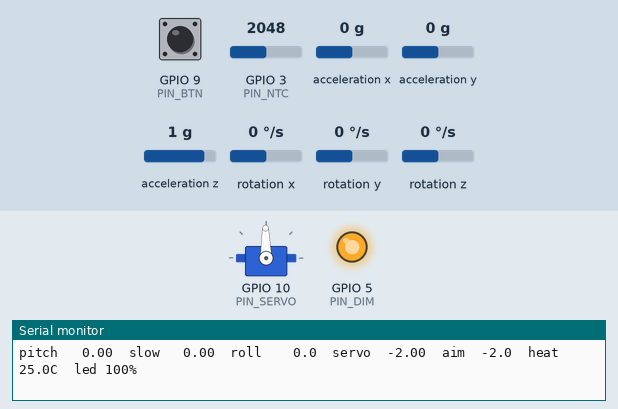
A sketch run on a simulated ESP32-C3. Parts: servo, output pins drawn as LEDs (lit = HIGH), the last lines printed to the serial monitor. Wiring (inferred from the names in the program): MPU-6050 motion sensor at I2C address 0x68. The test bench sets the inputs (shaded band); at power-on: rotation y 0 °/s, GPIO 3 (PIN_NTC) = 2048, GPIO 9 (PIN_BTN) HIGH, acceleration x 0 g, acceleration y 0 g, acceleration z 1 g, rotation x 0 °/s, rotation z 0 °/s (analog values on the 0–4095 scale). EEPROM starts erased; servo pulses on a pin are drawn as a servo (544–2400 µs = 0–180°).

Above: at 3.8 s.
3.9 s: rotation y set to 100 °/s
At 5.6 s:
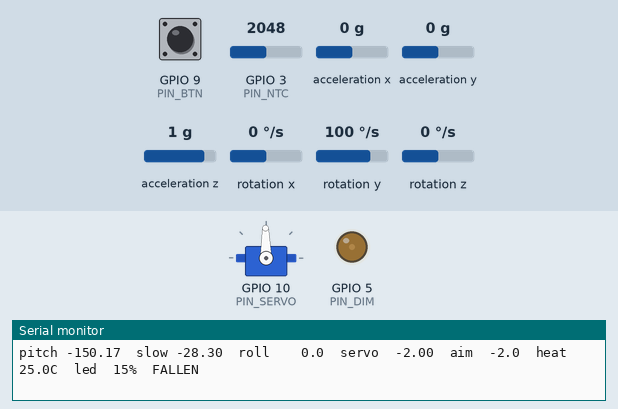
6.9 s: GPIO 3 (PIN_NTC) set to 360
At 7.4 s:
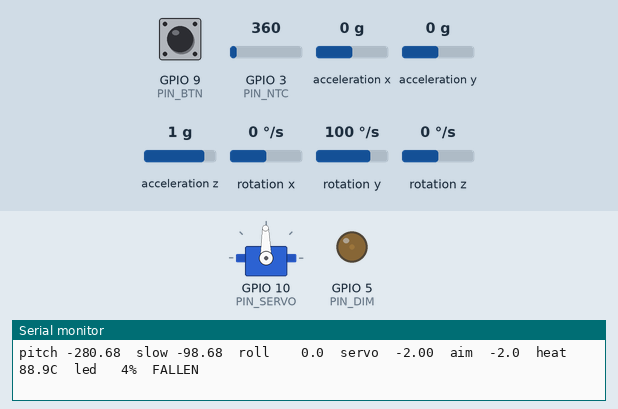
8.6 s: rotation y set to -192 °/s
At 10.18 s:
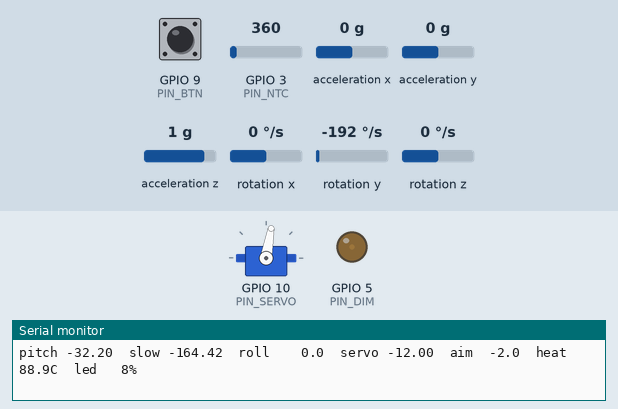
11.6 s: rotation y set to 192 °/s
At 13.06 s:
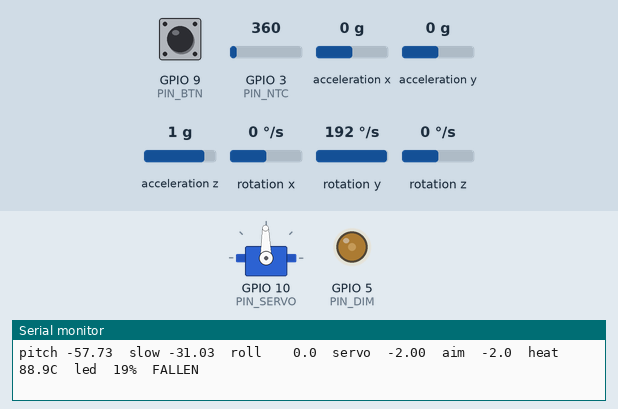
14.6 s: GPIO 9 (PIN_BTN) pulled LOW for 1 s
At 16.7 s:
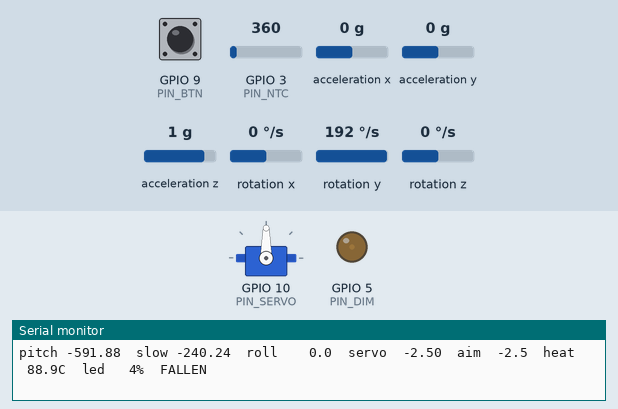
17.1 s: GPIO 3 (PIN_NTC) set to 122
At 18.0 s:
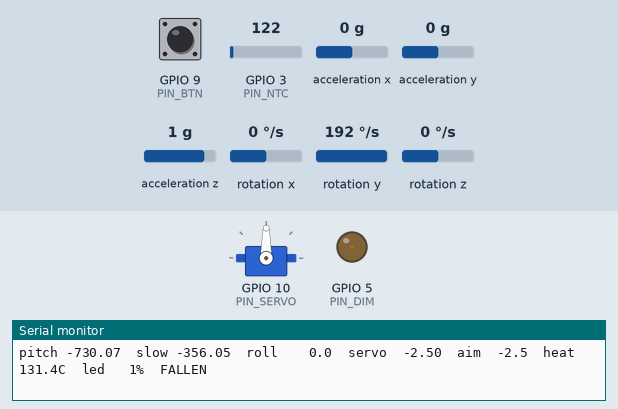
Timing chart, 0 to 19.7 s (numbered marks = the images above; inputs shaded):
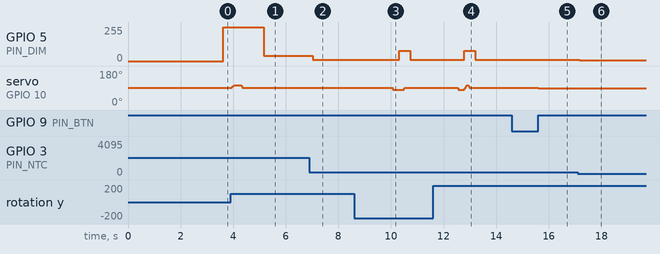

Measured:
- after the input at 3.9 s, GPIO 5 (PIN_DIM): 255/255 → 38/255 after 1.3 s; servo on GPIO 10 (PIN_SERVO): rises from 91° to 105° in 0.13 s, then falls to 91° in 0.31 s
- after the input at 6.9 s, GPIO 5 (PIN_DIM): 38/255 → 11/255 after 0.13 s
- after the input at 8.6 s, GPIO 5 (PIN_DIM): 11/255 → 76/255 after 1.7 s, → 11/255 0.42 s later; servo on GPIO 10 (PIN_SERVO): 91° → 80° after 1.5 s, → 91° 0.42 s later
- after the input at 11.6 s, GPIO 5 (PIN_DIM): 11/255 → 76/255 after 1.2 s, → 11/255 0.41 s later
- after the input at 14.6 s, servo on GPIO 10 (PIN_SERVO): 91° → 90° after 1.0 s
- after the input at 17.1 s, GPIO 5 (PIN_DIM): 11/255 → 4/255 after 0.08 s

The sketch:

headlamp_firmware.ino
```cpp
// Self-levelling headlamp for the Begode Master front handle.
// ESP32-C3 SuperMini + MPU-6050 (GY-521) + MG90S servo + Mean Well LDD-1500H LED driver.
//
// The servo tilts the lamp head so the beam stays put while the wheel pitches:
//  - fast pitch changes (braking dips, bumps, the start of tilt-back) are cancelled fully;
//  - slow changes are followed partly (LEVEL_GAIN), so on a long hill the beam settles back
//    to the road instead of pointing at the sky or the ground.
// The MPU-6050 sits flat on the floor of the electronics block, its X arrow pointing forward.
//
// Board: "ESP32C3 Dev Module" (Arduino-ESP32 2.x or 3.x), USB CDC On Boot: Enabled.

#include <Wire.h>
#include <Preferences.h>

// ---------------- pins ----------------
const int PIN_SDA   = 6;
const int PIN_SCL   = 7;
const int PIN_SERVO = 10;
const int PIN_DIM   = 5;    // LDD-1500H DIM input (PWM, 3.3 V is "on")
const int PIN_NTC   = 3;    // 10k NTC to GND, 10k resistor to 3V3
const int PIN_BTN   = 9;    // the board's BOOT button: short press = beam up, long press = beam down

// ---------------- tuning ----------------
const float TILT_MAX    = 12.0;   // deg; the head clears the handle to 13
const float AIM_DEFAULT = -2.0;   // deg below level; keeps the bright centre out of people's eyes
const float LEVEL_GAIN  = 0.5;    // 0 = only cancel fast movements, 1 = always level to gravity
const float TAU_FILTER  = 8.0;    // s, gyro/accelerometer blend; long, because braking reads as tilt
const float TAU_SLOW    = 4.0;    // s, what counts as a "slow" change
const float ACC_GATE    = 0.02;   // g; ignore the accelerometer while it isn't reading ~1 g
                                  // (simulated: a 5 deg braking dip at 0.3 g moves the beam 7 deg
                                  //  with 2 s / 0.08 g, 2 deg with these values)
const float DEADBAND    = 0.25;   // deg; stops the servo buzzing on tiny corrections
const float SLEW        = 400.0;  // deg/s, servo speed limit
const float PITCH_SIGN  = 1.0;    // set to -1 if "pitch" goes negative when the nose goes up

// servo calibration: pulse for the head level, and microseconds per degree
const float SERVO_CENTER_US = 1500.0;
const float SERVO_US_PER_DEG = 10.5;   // MG90S is roughly 1000 us per 95 deg
const float SERVO_TRIM_DEG = 0.0;      // if the horn sat one spline tooth off
const float SERVO_DIR = 1.0;           // -1 if "beam up" tilts the head down

// LED brightness, 0..1, and when to back off for heat
const float LED_MAX    = 1.0;
const float LED_FALLEN = 0.15;   // wheel on its side or picked up
const float T_DERATE   = 60.0;   // C on the heat sink: start dimming
const float T_HOT      = 80.0;   // C: down to 30 %
const float T_CUTBACK  = 90.0;   // C: 10 %

// ---------------- MPU-6050 ----------------
const uint8_t MPU = 0x68;
float gyroBiasY = 0, gyroBiasX = 0;

void mpuWrite(uint8_t reg, uint8_t v) {
  Wire.beginTransmission(MPU); Wire.write(reg); Wire.write(v); Wire.endTransmission();
}

bool mpuRead(float &ax, float &ay, float &az, float &gx, float &gy) {
  Wire.beginTransmission(MPU); Wire.write(0x3B);
  if (Wire.endTransmission(false) != 0) return false;
  if (Wire.requestFrom(MPU, (uint8_t)14) != 14) return false;
  int16_t v[7];
  for (int i = 0; i < 7; i++) v[i] = (Wire.read() << 8) | Wire.read();
  ax = v[0] / 8192.0; ay = v[1] / 8192.0; az = v[2] / 8192.0;   // +-4 g
  gx = v[4] / 65.5;   gy = v[5] / 65.5;                         // +-500 deg/s
  return true;
}

// ---------------- PWM (works on Arduino-ESP32 2.x and 3.x) ----------------
const int SERVO_BITS = 14, DIM_BITS = 10;
#if ESP_ARDUINO_VERSION_MAJOR >= 3
void pwmSetup() {
  ledcAttach(PIN_SERVO, 50, SERVO_BITS);
  ledcAttach(PIN_DIM, 1000, DIM_BITS);
}
void servoWrite(uint32_t d) { ledcWrite(PIN_SERVO, d); }
void dimWrite(uint32_t d)   { ledcWrite(PIN_DIM, d); }
#else
void pwmSetup() {
  ledcSetup(0, 50, SERVO_BITS);  ledcAttachPin(PIN_SERVO, 0);
  ledcSetup(1, 1000, DIM_BITS);  ledcAttachPin(PIN_DIM, 1);
}
void servoWrite(uint32_t d) { ledcWrite(0, d); }
void dimWrite(uint32_t d)   { ledcWrite(1, d); }
#endif

void servoDeg(float deg) {   // + = beam up
  float us = SERVO_CENTER_US + SERVO_DIR * (deg + SERVO_TRIM_DEG) * SERVO_US_PER_DEG;
  servoWrite((uint32_t)(us / 20000.0 * ((1 << SERVO_BITS) - 1)));
}

void led(float level) {      // 0..1
  dimWrite((uint32_t)(constrain(level, 0.0f, 1.0f) * ((1 << DIM_BITS) - 1)));
}

float heatSinkC() {
  int raw = analogRead(PIN_NTC);
  if (raw <= 10 || raw >= 4085) return 25.0;            // no NTC fitted: don't derate
  float r = 10000.0 * raw / (4095.0 - raw);              // NTC to GND, 10k pull-up
  float t = 1.0 / (log(r / 10000.0) / 3950.0 + 1.0 / 298.15) - 273.15;
  return t;
}

float thermalLimit(float c) {
  if (c < T_DERATE) return 1.0;
  if (c < T_HOT) return 1.0 - 0.7 * (c - T_DERATE) / (T_HOT - T_DERATE);
  if (c < T_CUTBACK) return 0.3;
  return 0.1;
}

// ---------------- state ----------------
Preferences prefs;
float aim = AIM_DEFAULT;
float pitch = 0, roll = 0, pitchSlow = 0, levelZero = 0, cmd = 0;
float ledLevel = 0, tempC = 25;
uint32_t lastUs = 0, lastPrint = 0, btnDown = 0;

void calibrate() {
  // the wheel has just been switched on and should be standing still
  float sx = 0, sy = 0, ax, ay, az, gx, gy, sumP = 0, sumR = 0;
  int n = 0;
  for (int i = 0; i < 400; i++) {
    if (mpuRead(ax, ay, az, gx, gy)) {
      sx += gx; sy += gy;
      sumP += atan2(ax, az) * 57.2958; sumR += atan2(ay, az) * 57.2958; n++;
    }
    delay(5);
  }
  if (n == 0) return;
  gyroBiasX = sx / n; gyroBiasY = sy / n;
  pitch = PITCH_SIGN * sumP / n; roll = sumR / n;
  pitchSlow = pitch;
  levelZero = prefs.getFloat("level", pitch);   // first start: whatever "standing" is
}

void setup() {
  Serial.begin(115200);
  pinMode(PIN_BTN, INPUT_PULLUP);
  analogReadResolution(12);
  pwmSetup();
  led(0);
  servoDeg(AIM_DEFAULT);
  Wire.begin(PIN_SDA, PIN_SCL, 400000);
  mpuWrite(0x6B, 0x00);   // wake
  mpuWrite(0x1A, 0x03);   // 44 Hz low-pass
  mpuWrite(0x1B, 0x08);   // gyro +-500 deg/s
  mpuWrite(0x1C, 0x08);   // accel +-4 g
  prefs.begin("headlamp", false);
  aim = prefs.getFloat("aim", AIM_DEFAULT);
  calibrate();
  lastUs = micros();
}

void handleButton() {
  bool down = digitalRead(PIN_BTN) == LOW;
  uint32_t now = millis();
  if (down && btnDown == 0) btnDown = now;
  if (!down && btnDown != 0) {
    uint32_t held = now - btnDown;
    btnDown = 0;
    if (held > 3000) {                 // very long press: "the wheel is level right now"
      levelZero = pitchSlow; prefs.putFloat("level", levelZero);
    } else if (held > 700) {
      aim = max(aim - 0.5f, -TILT_MAX); prefs.putFloat("aim", aim);
    } else if (held > 30) {
      aim = min(aim + 0.5f, TILT_MAX); prefs.putFloat("aim", aim);
    }
  }
}

void loop() {
  uint32_t nowUs = micros();
  float dt = (nowUs - lastUs) * 1e-6;
  if (dt < 0.005) return;              // 200 Hz
  lastUs = nowUs;

  float ax, ay, az, gx, gy;
  bool ok = mpuRead(ax, ay, az, gx, gy);
  if (ok) {
    float rate = -(gy - gyroBiasY) * PITCH_SIGN;     // nose up positive (X forward, Y left)
    float accPitch = PITCH_SIGN * atan2(ax, az) * 57.2958;
    float accRoll = atan2(ay, az) * 57.2958;
    float g = sqrt(ax * ax + ay * ay + az * az);
    float a = TAU_FILTER / (TAU_FILTER + dt);
    pitch += rate * dt;
    roll += (gx - gyroBiasX) * dt;
    if (fabs(g - 1.0) < ACC_GATE) {    // only trust the accelerometer when nothing is pushing
      pitch = a * pitch + (1 - a) * accPitch;
      roll = a * roll + (1 - a) * accRoll;
    }
    pitchSlow += (pitch - pitchSlow) * dt / TAU_SLOW;
  }

  bool fallen = !ok || fabs(roll) > 45 || fabs(pitch - levelZero) > 40;
  float want;
  if (fallen) {
    want = aim;                         // park, and dim so it doesn't blind anyone or cook
  } else {
    float fast = pitch - pitchSlow;
    float slow = pitchSlow - levelZero;
    want = aim - (fast + LEVEL_GAIN * slow);
  }
  want = constrain(want, -TILT_MAX, TILT_MAX);
  if (fabs(want - cmd) > DEADBAND) {
    float step = SLEW * dt;
    cmd += constrain(want - cmd, -step, step);
  }
  servoDeg(cmd);

  // LED: soft start, heat and fallen limits
  if (millis() - lastPrint > 100) tempC = heatSinkC();
  float target = (fallen ? LED_FALLEN : LED_MAX) * thermalLimit(tempC);
  ledLevel += constrain(target - ledLevel, -dt, dt);   // 1 s ramp
  led(ledLevel);

  handleButton();

  if (millis() - lastPrint > 100) {
    lastPrint = millis();
    Serial.printf("pitch %6.2f  slow %6.2f  roll %6.1f  servo %6.2f  aim %5.1f  heat %5.1fC  led %3d%%%s\n",
                  pitch - levelZero, pitchSlow - levelZero, roll, cmd, aim, tempC,
                  (int)(ledLevel * 100), fallen ? "  FALLEN" : "");
  }
}
```
